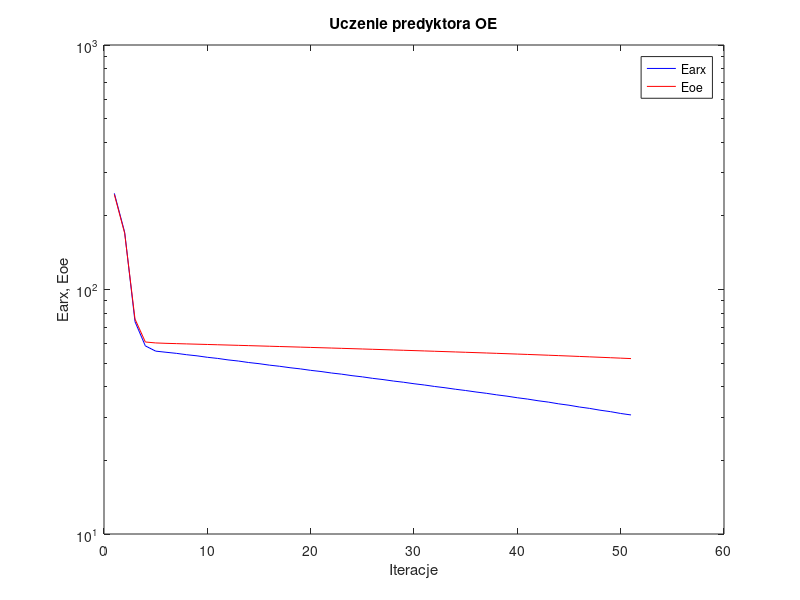
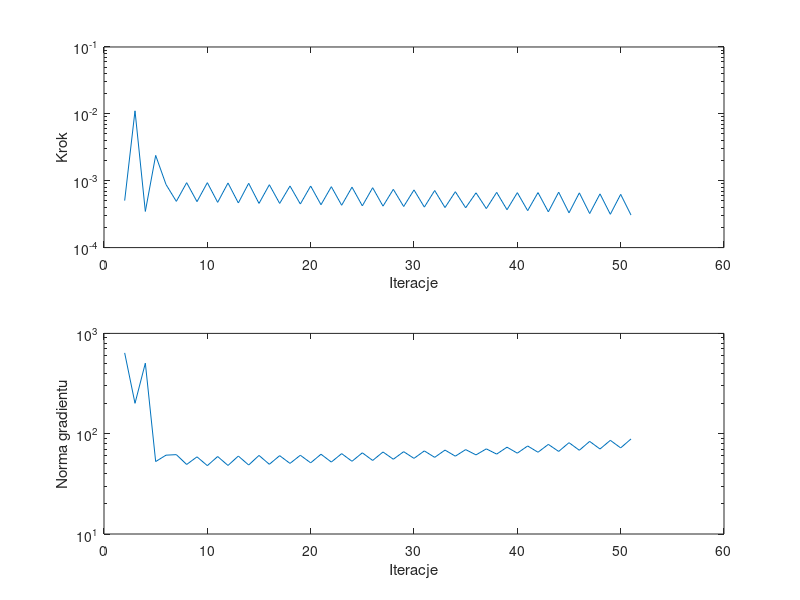

Reproduce these figures in MATLAB, in order.
%uczenie predyktora oe
clear all;
n=0; farx(n+1)=2.473664e+002; foe(n+1)=2.446824e+002; wspucz(n+1)=0.000000e+000; ng(n+1)=0.000000e+000;
n=1; farx(n+1)=1.714183e+002; foe(n+1)=1.698631e+002; krok(n+1)=5.045766e-004; ng(n+1)=6.391357e+002;
n=2; farx(n+1)=7.385687e+001; foe(n+1)=7.569349e+001; krok(n+1)=1.109636e-002; ng(n+1)=2.008870e+002;
n=3; farx(n+1)=5.880722e+001; foe(n+1)=6.100153e+001; krok(n+1)=3.473499e-004; ng(n+1)=5.049125e+002;
n=4; farx(n+1)=5.596980e+001; foe(n+1)=6.046012e+001; krok(n+1)=2.391558e-003; ng(n+1)=5.275071e+001;
n=5; farx(n+1)=5.537693e+001; foe(n+1)=6.023577e+001; krok(n+1)=8.786586e-004; ng(n+1)=6.108474e+001;
n=6; farx(n+1)=5.481700e+001; foe(n+1)=6.007010e+001; krok(n+1)=4.912482e-004; ng(n+1)=6.182877e+001;
n=7; farx(n+1)=5.410947e+001; foe(n+1)=5.991021e+001; krok(n+1)=9.349870e-004; ng(n+1)=4.933958e+001;
n=8; farx(n+1)=5.354455e+001; foe(n+1)=5.975180e+001; krok(n+1)=4.863834e-004; ng(n+1)=5.878003e+001;
n=9; farx(n+1)=5.281555e+001; foe(n+1)=5.959216e+001; krok(n+1)=9.349870e-004; ng(n+1)=4.803154e+001;
n=10; farx(n+1)=5.225885e+001; foe(n+1)=5.943150e+001; krok(n+1)=4.748903e-004; ng(n+1)=5.922054e+001;
n=11; farx(n+1)=5.153594e+001; foe(n+1)=5.926991e+001; krok(n+1)=9.247269e-004; ng(n+1)=4.823493e+001;
n=12; farx(n+1)=5.098956e+001; foe(n+1)=5.910743e+001; krok(n+1)=4.651747e-004; ng(n+1)=5.986086e+001;
n=13; farx(n+1)=5.027612e+001; foe(n+1)=5.894414e+001; krok(n+1)=9.152390e-004; ng(n+1)=4.873087e+001;
n=14; farx(n+1)=4.973713e+001; foe(n+1)=5.877905e+001; krok(n+1)=4.576195e-004; ng(n+1)=6.071365e+001;
n=15; farx(n+1)=4.905775e+001; foe(n+1)=5.861601e+001; krok(n+1)=8.713328e-004; ng(n+1)=4.954756e+001;
n=16; farx(n+1)=4.852511e+001; foe(n+1)=5.845226e+001; krok(n+1)=4.576195e-004; ng(n+1)=6.039751e+001;
n=17; farx(n+1)=4.787639e+001; foe(n+1)=5.829015e+001; krok(n+1)=8.336543e-004; ng(n+1)=5.055410e+001;
n=18; farx(n+1)=4.735503e+001; foe(n+1)=5.812588e+001; krok(n+1)=4.482666e-004; ng(n+1)=6.098110e+001;
n=19; farx(n+1)=4.670617e+001; foe(n+1)=5.796029e+001; krok(n+1)=8.336543e-004; ng(n+1)=5.122311e+001;
n=20; farx(n+1)=4.619324e+001; foe(n+1)=5.779295e+001; krok(n+1)=4.375567e-004; ng(n+1)=6.240910e+001;
n=21; farx(n+1)=4.555783e+001; foe(n+1)=5.762520e+001; krok(n+1)=8.145474e-004; ng(n+1)=5.214708e+001;
n=22; farx(n+1)=4.505328e+001; foe(n+1)=5.745667e+001; krok(n+1)=4.297012e-004; ng(n+1)=6.327966e+001;
n=23; farx(n+1)=4.442698e+001; foe(n+1)=5.728645e+001; krok(n+1)=8.011837e-004; ng(n+1)=5.308575e+001;
n=24; farx(n+1)=4.392987e+001; foe(n+1)=5.711566e+001; krok(n+1)=4.209206e-004; ng(n+1)=6.447837e+001;
n=25; farx(n+1)=4.331363e+001; foe(n+1)=5.694311e+001; krok(n+1)=7.861003e-004; ng(n+1)=5.410482e+001;
n=26; farx(n+1)=4.281952e+001; foe(n+1)=5.676999e+001; krok(n+1)=4.168272e-004; ng(n+1)=6.571403e+001;
n=27; farx(n+1)=4.223461e+001; foe(n+1)=5.659823e+001; krok(n+1)=7.432430e-004; ng(n+1)=5.564012e+001;
n=28; farx(n+1)=4.174767e+001; foe(n+1)=5.642519e+001; krok(n+1)=4.114508e-004; ng(n+1)=6.617143e+001;
n=29; farx(n+1)=4.117114e+001; foe(n+1)=5.625060e+001; krok(n+1)=7.286672e-004; ng(n+1)=5.676627e+001;
n=30; farx(n+1)=4.069062e+001; foe(n+1)=5.607535e+001; krok(n+1)=4.031350e-004; ng(n+1)=6.736082e+001;
n=31; farx(n+1)=4.012240e+001; foe(n+1)=5.589794e+001; krok(n+1)=7.138862e-004; ng(n+1)=5.809472e+001;
n=32; farx(n+1)=3.964599e+001; foe(n+1)=5.572025e+001; krok(n+1)=3.968650e-004; ng(n+1)=6.863909e+001;
n=33; farx(n+1)=3.909677e+001; foe(n+1)=5.554142e+001; krok(n+1)=6.847610e-004; ng(n+1)=5.971222e+001;
n=34; farx(n+1)=3.862336e+001; foe(n+1)=5.536280e+001; krok(n+1)=3.939441e-004; ng(n+1)=6.939276e+001;
n=35; farx(n+1)=3.809124e+001; foe(n+1)=5.518293e+001; krok(n+1)=6.592938e-004; ng(n+1)=6.147528e+001;
n=36; farx(n+1)=3.762605e+001; foe(n+1)=5.500214e+001; krok(n+1)=3.831728e-004; ng(n+1)=7.058599e+001;
n=37; farx(n+1)=3.708270e+001; foe(n+1)=5.481690e+001; krok(n+1)=6.694872e-004; ng(n+1)=6.258974e+001;
n=38; farx(n+1)=3.662384e+001; foe(n+1)=5.462967e+001; krok(n+1)=3.684136e-004; ng(n+1)=7.336726e+001;
n=39; farx(n+1)=3.608079e+001; foe(n+1)=5.443983e+001; krok(n+1)=6.629006e-004; ng(n+1)=6.396592e+001;
n=40; farx(n+1)=3.562861e+001; foe(n+1)=5.424857e+001; krok(n+1)=3.569431e-004; ng(n+1)=7.544018e+001;
n=41; farx(n+1)=3.507931e+001; foe(n+1)=5.405320e+001; krok(n+1)=6.647718e-004; ng(n+1)=6.532151e+001;
n=42; farx(n+1)=3.463448e+001; foe(n+1)=5.385588e+001; krok(n+1)=3.423805e-004; ng(n+1)=7.823849e+001;
n=43; farx(n+1)=3.407182e+001; foe(n+1)=5.365285e+001; krok(n+1)=6.738436e-004; ng(n+1)=6.655270e+001;
n=44; farx(n+1)=3.363040e+001; foe(n+1)=5.344829e+001; krok(n+1)=3.310624e-004; ng(n+1)=8.138284e+001;
n=45; farx(n+1)=3.307409e+001; foe(n+1)=5.324118e+001; krok(n+1)=6.586506e-004; ng(n+1)=6.837460e+001;
n=46; farx(n+1)=3.263618e+001; foe(n+1)=5.303212e+001; krok(n+1)=3.229906e-004; ng(n+1)=8.381367e+001;
n=47; farx(n+1)=3.209174e+001; foe(n+1)=5.282139e+001; krok(n+1)=6.359070e-004; ng(n+1)=7.036039e+001;
n=48; farx(n+1)=3.165902e+001; foe(n+1)=5.260941e+001; krok(n+1)=3.149159e-004; ng(n+1)=8.586252e+001;
n=49; farx(n+1)=3.111617e+001; foe(n+1)=5.239297e+001; krok(n+1)=6.254538e-004; ng(n+1)=7.218998e+001;
n=50; farx(n+1)=3.068637e+001; foe(n+1)=5.217567e+001; krok(n+1)=3.067806e-004; ng(n+1)=8.862299e+001;

figure; semilogy(farx,'b'); hold on; semilogy(foe,'r'); xlabel('Iteracje'); ylabel('Earx, Eoe'); legend('Earx','Eoe'); title('Uczenie predyktora OE');
figure; subplot(2,1,1); semilogy(krok); xlabel('Iteracje'); ylabel('Krok');
subplot(2,1,2); semilogy(ng); xlabel('Iteracje'); ylabel('Norma gradientu');
Earx=farx(n+1)
Eoe=foe(n+1)
